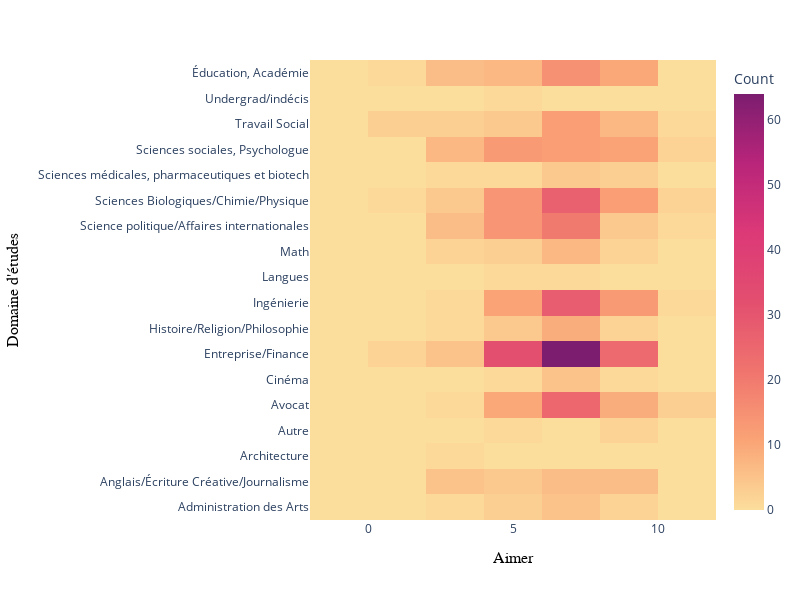

Source (notebook cell):
### Code cell
fig = px.density_heatmap(df_job, x="like", y="field_cd", z="count", color_continuous_scale=px.colors.sequential.Sunsetdark,
                            labels={"field_cd": "Domaine d'études","like": "Aimer"}, width=800, height=600)                            
fig.update_xaxes(title_font=dict(family = "Arial", size = 16, color = "black"))
fig.update_yaxes(title_font=dict(family = "Arial", size = 16, color = "black"))
fig.layout.coloraxis.colorbar.title = 'Count'
fig.show()

### Figure 1 — Plotly figure (JSON) as saved in the notebook; plotly's stock layout.template omitted (floating-point values rounded to 4 significant figures)
{"data": [{"coloraxis": "coloraxis", "histfunc": "sum", "hovertemplate": "Aimer=%{x}<br>Domaine d'études=%{y}<br>sum of count=%{z}<extra></extra>", "name": "", "type": "histogram2d", "x": [3, 4, 5, 6, 7, 8, 9, 2, 3, 4, 5, 6, 7, 8, 2, 4, 8, 3, 5, 6, 7, 8, 9, 10, 5, 6, 7, 8, 1, 2, 3, 4, 5, 6, 6.5, 7, 8, 9, 2, 4, 5, 6, 7, 9, 2, 4, 4.5, 5, 6, 7, 8, 9, 10, 5, 7, 2, 3, 4, 5, 6, 7, 8, 2, 3, 4, 5, 6, 7, 8, 10, 0, 2, 3, 4, 5, 6, 7, 8, 9, 10, 2, 4, 6, 7, 8, 8.5, 2, 3, 4, 5, 6, 7, 8, 9, 10, 1, 2, 4, 5, 6, 7, 8, 9, 10, 4, 0, 3, 4, 5, 6, 7, 8, 9], "xaxis": "x", "xbingroup": "x", "y": ["Administration des Arts", "Administration des Arts", "Administration des Arts", "Administration des Arts", "Administration des Arts", "Administration des Arts", "Administration des Arts", "Anglais/Écriture Créative/Journalisme", "Anglais/Écriture Créative/Journalisme", "Anglais/Écriture Créative/Journalisme", "Anglais/Écriture Créative/Journalisme", "Anglais/Écriture Créative/Journalisme", "Anglais/Écriture Créative/Journalisme", "Anglais/Écriture Créative/Journalisme", "Architecture", "Autre", "Autre", "Avocat", "Avocat", "Avocat", "Avocat", "Avocat", "Avocat", "Avocat", "Cinéma", "Cinéma", "Cinéma", "Cinéma", "Entreprise/Finance", "Entreprise/Finance", "Entreprise/Finance", "Entreprise/Finance", "Entreprise/Finance", "Entreprise/Finance", "Entreprise/Finance", "Entreprise/Finance", "Entreprise/Finance", "Entreprise/Finance", "Histoire/Religion/Philosophie", "Histoire/Religion/Philosophie", "Histoire/Religion/Philosophie", "Histoire/Religion/Philosophie", "Histoire/Religion/Philosophie", "Histoire/Religion/Philosophie", "Ingénierie", "Ingénierie", "Ingénierie", "Ingénierie", "Ingénierie", "Ingénierie", "Ingénierie", "Ingénierie", "Ingénierie", "Langues", "Langues", "Math", "Math", "Math", "Math", "Math", "Math", "Math", "Science politique/Affaires internationales", "Science politique/Affaires internationales", "Science politique/Affaires internationales", "Science politique/Affaires internationales", "Science politique/Affaires internationales", "Science politique/Affaires internationales", "Science politique/Affaires internationales", "Science politique/Affaires internationales", "Sciences Biologiques/Chimie/Physique", "Sciences Biologiques/Chimie/Physique", "Sciences Biologiques/Chimie/Physique", "Sciences Biologiques/Chimie/Physique", "Sciences Biologiques/Chimie/Physique", "Sciences Biologiques/Chimie/Physique", "Sciences Biologiques/Chimie/Physique", "Sciences Biologiques/Chimie/Physique", "Sciences Biologiques/Chimie/Physique", "Sciences Biologiques/Chimie/Physique", "Sciences médicales, pharmaceutiques et biotech", "Sciences médicales, pharmaceutiques et biotech", "Sciences médicales, pharmaceutiques et biotech", "Sciences médicales, pharmaceutiques et biotech", "Sciences médicales, pharmaceutiques et biotech", "Sciences médicales, pharmaceutiques et biotech", "Sciences sociales, Psychologue", "Sciences sociales, Psychologue", "Sciences sociales, Psychologue", "Sciences sociales, Psychologue", "Sciences sociales, Psychologue", "Sciences sociales, Psychologue", "Sciences sociales, Psychologue", "Sciences sociales, Psychologue", "Sciences sociales, Psychologue", "Travail Social", "Travail Social", "Travail Social", "Travail Social", "Travail Social", "Travail Social", "Travail Social", "Travail Social", "Travail Social", "Undergrad/indécis", "Éducation, Académie", "Éducation, Académie", "Éducation, Académie", "Éducation, Académie", "Éducation, Académie", "Éducation, Académie", "Éducation, Académie", "Éducation, Académie"], "yaxis": "y", "ybingroup": "y", "z": [1, 1, 2, 3, 2, 1, 1, 3, 2, 1, 3, 4, 2, 6, 1, 1, 2, 1, 10, 13, 12, 6, 3, 3, 1, 1, 4, 1, 2, 2, 3, 7, 25, 33, 1, 30, 21, 3, 1, 1, 3, 4, 5, 2, 1, 1, 1, 9, 14, 14, 9, 4, 1, 1, 1, 1, 1, 2, 1, 1, 6, 2, 4, 2, 8, 6, 13, 7, 4, 1, 1, 1, 3, 3, 11, 16, 11, 9, 3, 2, 1, 1, 1, 3, 2, 1, 1, 6, 3, 10, 2, 10, 8, 3, 2, 3, 3, 2, 2, 7, 5, 2, 5, 1, 1, 1, 6, 4, 3, 11, 4, 8, 2]}], "layout": {"coloraxis": {"colorbar": {"title": {"text": "Count"}}, "colorscale": [[0, "rgb(252, 222, 156)"], [0.1667, "rgb(250, 164, 118)"], [0.3333, "rgb(240, 116, 110)"], [0.5, "rgb(227, 79, 111)"], [0.6667, "rgb(220, 57, 119)"], [0.8333, "rgb(185, 37, 122)"], [1, "rgb(124, 29, 111)"]]}, "height": 600, "legend": {"tracegroupgap": 0}, "margin": {"t": 60}, "width": 800, "xaxis": {"anchor": "y", "domain": [0, 1], "title": {"font": {"color": "black", "family": "Arial", "size": 16}, "text": "Aimer"}}, "yaxis": {"anchor": "x", "domain": [0, 1], "title": {"font": {"color": "black", "family": "Arial", "size": 16}, "text": "Domaine d'études"}}}}
